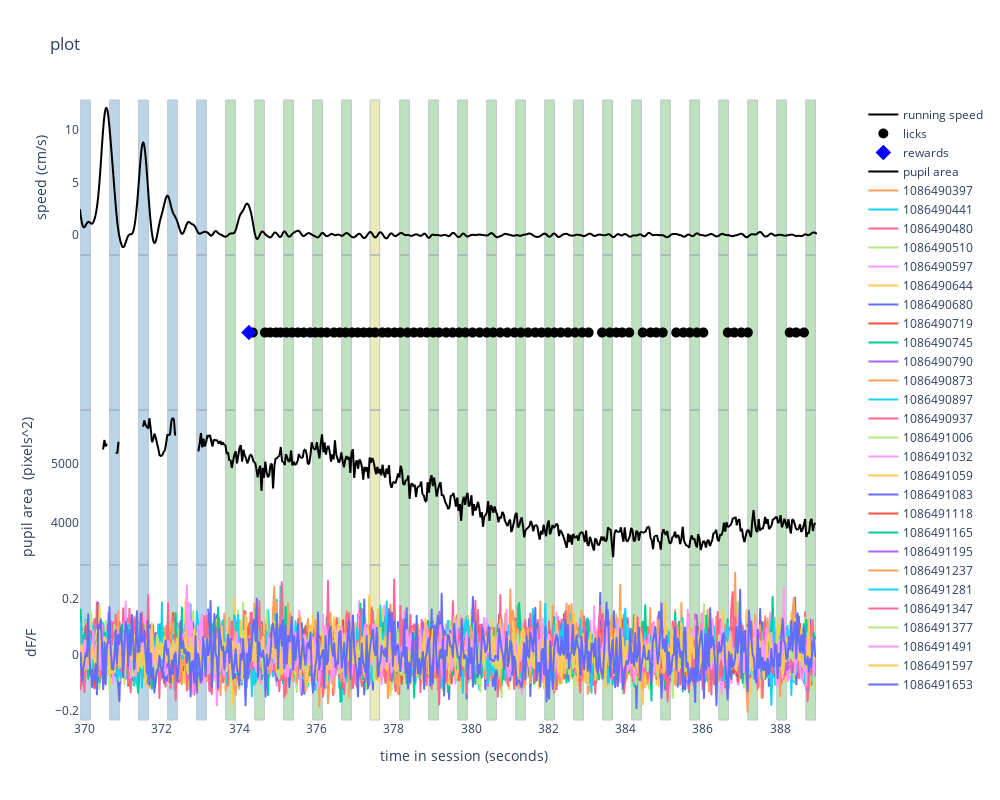

This figure's notebook cell:
### Code cell
trial = experiment_dataset.trials.iloc[4].copy()
trial.start_time = experiment_dataset.trials.iloc[9].start_time
trial.stop_time = experiment_dataset.trials.iloc[15].stop_time

# fig, axes = make_trial_plot(trial)
make_trial_plot_plotly(trial)

# print(experiment_dataset.trials)
# experiment_dataset.trials.iloc[0].start_time
# experiment_dataset.trials.iloc[-1].stop_time

### Figure 1 — Plotly figure (JSON) as saved in the notebook; plotly's stock layout.template omitted (floating-point values rounded to 4 significant figures; data arrays with more than 128 entries replaced by an {"elided": "..."} marker saying what was removed)
{"data": [{"line": {"color": "black"}, "name": "running speed", "type": "scattergl", "x": {"elided": "1143 float values"}, "xaxis": "x", "y": {"elided": "1143 float values"}, "yaxis": "y"}, {"marker": {"color": "black", "size": 10}, "mode": "markers", "name": "licks", "type": "scattergl", "x": [374.2, 374.3, 374.7, 374.8, 374.9, 375.1, 375.2, 375.4, 375.5, 375.7, 375.8, 376.0, 376.1, 376.3, 376.5, 376.6, 376.8, 376.9, 377.1, 377.2, 377.4, 377.5, 377.7, 377.9, 378.0, 378.2, 378.4, 378.5, 378.7, 378.9, 379.0, 379.2, 379.4, 379.5, 379.7, 379.9, 380.0, 380.2, 380.4, 380.6, 380.8, 380.9, 381.1, 381.3, 381.5, 381.7, 381.8, 382.0, 382.2, 382.3, 382.5, 382.7, 382.9, 383.0, 383.4, 383.6, 383.8, 383.9, 384.1, 384.4, 384.6, 384.8, 385.0, 385.3, 385.5, 385.7, 385.8, 386.0, 386.6, 386.8, 387.0, 387.2, 388.2, 388.4, 388.6], "xaxis": "x2", "y": [0, 0, 0, 0, 0, 0, 0, 0, 0, 0, 0, 0, 0, 0, 0, 0, 0, 0, 0, 0, 0, 0, 0, 0, 0, 0, 0, 0, 0, 0, 0, 0, 0, 0, 0, 0, 0, 0, 0, 0, 0, 0, 0, 0, 0, 0, 0, 0, 0, 0, 0, 0, 0, 0, 0, 0, 0, 0, 0, 0, 0, 0, 0, 0, 0, 0, 0, 0, 0, 0, 0, 0, 0, 0, 0], "yaxis": "y2"}, {"marker": {"color": "blue", "size": 12, "symbol": "diamond"}, "mode": "markers", "name": "rewards", "type": "scattergl", "x": [374.2], "xaxis": "x2", "y": [0], "yaxis": "y2"}, {"line": {"color": "black"}, "name": "pupil area", "type": "scattergl", "x": {"elided": "571 float values"}, "xaxis": "x3", "y": {"elided": "571 float values"}, "yaxis": "y3"}, {"line": {"shape": "linear"}, "name": "1086490397", "type": "scattergl", "x": {"elided": "589 float values"}, "xaxis": "x4", "y": {"elided": "589 float values"}, "yaxis": "y4"}, {"line": {"shape": "linear"}, "name": "1086490441", "type": "scattergl", "x": {"elided": "589 float values"}, "xaxis": "x4", "y": {"elided": "589 float values"}, "yaxis": "y4"}, {"line": {"shape": "linear"}, "name": "1086490480", "type": "scattergl", "x": {"elided": "589 float values"}, "xaxis": "x4", "y": {"elided": "589 float values"}, "yaxis": "y4"}, {"line": {"shape": "linear"}, "name": "1086490510", "type": "scattergl", "x": {"elided": "589 float values"}, "xaxis": "x4", "y": {"elided": "589 float values"}, "yaxis": "y4"}, {"line": {"shape": "linear"}, "name": "1086490597", "type": "scattergl", "x": {"elided": "589 float values"}, "xaxis": "x4", "y": {"elided": "589 float values"}, "yaxis": "y4"}, {"line": {"shape": "linear"}, "name": "1086490644", "type": "scattergl", "x": {"elided": "589 float values"}, "xaxis": "x4", "y": {"elided": "589 float values"}, "yaxis": "y4"}, {"line": {"shape": "linear"}, "name": "1086490680", "type": "scattergl", "x": {"elided": "589 float values"}, "xaxis": "x4", "y": {"elided": "589 float values"}, "yaxis": "y4"}, {"line": {"shape": "linear"}, "name": "1086490719", "type": "scattergl", "x": {"elided": "589 float values"}, "xaxis": "x4", "y": {"elided": "589 float values"}, "yaxis": "y4"}, {"line": {"shape": "linear"}, "name": "1086490745", "type": "scattergl", "x": {"elided": "589 float values"}, "xaxis": "x4", "y": {"elided": "589 float values"}, "yaxis": "y4"}, {"line": {"shape": "linear"}, "name": "1086490790", "type": "scattergl", "x": {"elided": "589 float values"}, "xaxis": "x4", "y": {"elided": "589 float values"}, "yaxis": "y4"}, {"line": {"shape": "linear"}, "name": "1086490873", "type": "scattergl", "x": {"elided": "589 float values"}, "xaxis": "x4", "y": {"elided": "589 float values"}, "yaxis": "y4"}, {"line": {"shape": "linear"}, "name": "1086490897", "type": "scattergl", "x": {"elided": "589 float values"}, "xaxis": "x4", "y": {"elided": "589 float values"}, "yaxis": "y4"}, {"line": {"shape": "linear"}, "name": "1086490937", "type": "scattergl", "x": {"elided": "589 float values"}, "xaxis": "x4", "y": {"elided": "589 float values"}, "yaxis": "y4"}, {"line": {"shape": "linear"}, "name": "1086491006", "type": "scattergl", "x": {"elided": "589 float values"}, "xaxis": "x4", "y": {"elided": "589 float values"}, "yaxis": "y4"}, {"line": {"shape": "linear"}, "name": "1086491032", "type": "scattergl", "x": {"elided": "589 float values"}, "xaxis": "x4", "y": {"elided": "589 float values"}, "yaxis": "y4"}, {"line": {"shape": "linear"}, "name": "1086491059", "type": "scattergl", "x": {"elided": "589 float values"}, "xaxis": "x4", "y": {"elided": "589 float values"}, "yaxis": "y4"}, {"line": {"shape": "linear"}, "name": "1086491083", "type": "scattergl", "x": {"elided": "589 float values"}, "xaxis": "x4", "y": {"elided": "589 float values"}, "yaxis": "y4"}, {"line": {"shape": "linear"}, "name": "1086491118", "type": "scattergl", "x": {"elided": "589 float values"}, "xaxis": "x4", "y": {"elided": "589 float values"}, "yaxis": "y4"}, {"line": {"shape": "linear"}, "name": "1086491165", "type": "scattergl", "x": {"elided": "589 float values"}, "xaxis": "x4", "y": {"elided": "589 float values"}, "yaxis": "y4"}, {"line": {"shape": "linear"}, "name": "1086491195", "type": "scattergl", "x": {"elided": "589 float values"}, "xaxis": "x4", "y": {"elided": "589 float values"}, "yaxis": "y4"}, {"line": {"shape": "linear"}, "name": "1086491237", "type": "scattergl", "x": {"elided": "589 float values"}, "xaxis": "x4", "y": {"elided": "589 float values"}, "yaxis": "y4"}, {"line": {"shape": "linear"}, "name": "1086491281", "type": "scattergl", "x": {"elided": "589 float values"}, "xaxis": "x4", "y": {"elided": "589 float values"}, "yaxis": "y4"}, {"line": {"shape": "linear"}, "name": "1086491347", "type": "scattergl", "x": {"elided": "589 float values"}, "xaxis": "x4", "y": {"elided": "589 float values"}, "yaxis": "y4"}, {"line": {"shape": "linear"}, "name": "1086491377", "type": "scattergl", "x": {"elided": "589 float values"}, "xaxis": "x4", "y": {"elided": "589 float values"}, "yaxis": "y4"}, {"line": {"shape": "linear"}, "name": "1086491491", "type": "scattergl", "x": {"elided": "589 float values"}, "xaxis": "x4", "y": {"elided": "589 float values"}, "yaxis": "y4"}, {"line": {"shape": "linear"}, "name": "1086491597", "type": "scattergl", "x": {"elided": "589 float values"}, "xaxis": "x4", "y": {"elided": "589 float values"}, "yaxis": "y4"}, {"line": {"shape": "linear"}, "name": "1086491653", "type": "scattergl", "x": {"elided": "589 float values"}, "xaxis": "x4", "y": {"elided": "589 float values"}, "yaxis": "y4"}], "layout": {"height": 800, "plot_bgcolor": "white", "shapes": [{"fillcolor": "#1f77b4", "layer": "below", "line": {"width": 1}, "opacity": 0.3, "type": "rect", "x0": 369.9, "x1": 370.1, "xref": "x", "y0": 0, "y1": 1, "yref": "y domain"}, {"fillcolor": "#1f77b4", "layer": "below", "line": {"width": 1}, "opacity": 0.3, "type": "rect", "x0": 369.9, "x1": 370.1, "xref": "x2", "y0": 0, "y1": 1, "yref": "y2 domain"}, {"fillcolor": "#1f77b4", "layer": "below", "line": {"width": 1}, "opacity": 0.3, "type": "rect", "x0": 369.9, "x1": 370.1, "xref": "x3", "y0": 0, "y1": 1, "yref": "y3 domain"}, {"fillcolor": "#1f77b4", "layer": "below", "line": {"width": 1}, "opacity": 0.3, "type": "rect", "x0": 369.9, "x1": 370.1, "xref": "x4", "y0": 0, "y1": 1, "yref": "y4 domain"}, {"fillcolor": "#1f77b4", "layer": "below", "line": {"width": 1}, "opacity": 0.3, "type": "rect", "x0": 370.6, "x1": 370.9, "xref": "x", "y0": 0, "y1": 1, "yref": "y domain"}, {"fillcolor": "#1f77b4", "layer": "below", "line": {"width": 1}, "opacity": 0.3, "type": "rect", "x0": 370.6, "x1": 370.9, "xref": "x2", "y0": 0, "y1": 1, "yref": "y2 domain"}, {"fillcolor": "#1f77b4", "layer": "below", "line": {"width": 1}, "opacity": 0.3, "type": "rect", "x0": 370.6, "x1": 370.9, "xref": "x3", "y0": 0, "y1": 1, "yref": "y3 domain"}, {"fillcolor": "#1f77b4", "layer": "below", "line": {"width": 1}, "opacity": 0.3, "type": "rect", "x0": 370.6, "x1": 370.9, "xref": "x4", "y0": 0, "y1": 1, "yref": "y4 domain"}, {"fillcolor": "#1f77b4", "layer": "below", "line": {"width": 1}, "opacity": 0.3, "type": "rect", "x0": 371.4, "x1": 371.6, "xref": "x", "y0": 0, "y1": 1, "yref": "y domain"}, {"fillcolor": "#1f77b4", "layer": "below", "line": {"width": 1}, "opacity": 0.3, "type": "rect", "x0": 371.4, "x1": 371.6, "xref": "x2", "y0": 0, "y1": 1, "yref": "y2 domain"}, {"fillcolor": "#1f77b4", "layer": "below", "line": {"width": 1}, "opacity": 0.3, "type": "rect", "x0": 371.4, "x1": 371.6, "xref": "x3", "y0": 0, "y1": 1, "yref": "y3 domain"}, {"fillcolor": "#1f77b4", "layer": "below", "line": {"width": 1}, "opacity": 0.3, "type": "rect", "x0": 371.4, "x1": 371.6, "xref": "x4", "y0": 0, "y1": 1, "yref": "y4 domain"}, {"fillcolor": "#1f77b4", "layer": "below", "line": {"width": 1}, "opacity": 0.3, "type": "rect", "x0": 372.1, "x1": 372.4, "xref": "x", "y0": 0, "y1": 1, "yref": "y domain"}, {"fillcolor": "#1f77b4", "layer": "below", "line": {"width": 1}, "opacity": 0.3, "type": "rect", "x0": 372.1, "x1": 372.4, "xref": "x2", "y0": 0, "y1": 1, "yref": "y2 domain"}, {"fillcolor": "#1f77b4", "layer": "below", "line": {"width": 1}, "opacity": 0.3, "type": "rect", "x0": 372.1, "x1": 372.4, "xref": "x3", "y0": 0, "y1": 1, "yref": "y3 domain"}, {"fillcolor": "#1f77b4", "layer": "below", "line": {"width": 1}, "opacity": 0.3, "type": "rect", "x0": 372.1, "x1": 372.4, "xref": "x4", "y0": 0, "y1": 1, "yref": "y4 domain"}, {"fillcolor": "#1f77b4", "layer": "below", "line": {"width": 1}, "opacity": 0.3, "type": "rect", "x0": 372.9, "x1": 373.1, "xref": "x", "y0": 0, "y1": 1, "yref": "y domain"}, {"fillcolor": "#1f77b4", "layer": "below", "line": {"width": 1}, "opacity": 0.3, "type": "rect", "x0": 372.9, "x1": 373.1, "xref": "x2", "y0": 0, "y1": 1, "yref": "y2 domain"}, {"fillcolor": "#1f77b4", "layer": "below", "line": {"width": 1}, "opacity": 0.3, "type": "rect", "x0": 372.9, "x1": 373.1, "xref": "x3", "y0": 0, "y1": 1, "yref": "y3 domain"}, {"fillcolor": "#1f77b4", "layer": "below", "line": {"width": 1}, "opacity": 0.3, "type": "rect", "x0": 372.9, "x1": 373.1, "xref": "x4", "y0": 0, "y1": 1, "yref": "y4 domain"}, {"fillcolor": "#2ca02c", "layer": "below", "line": {"width": 1}, "opacity": 0.3, "type": "rect", "x0": 373.6, "x1": 373.9, "xref": "x", "y0": 0, "y1": 1, "yref": "y domain"}, {"fillcolor": "#2ca02c", "layer": "below", "line": {"width": 1}, "opacity": 0.3, "type": "rect", "x0": 373.6, "x1": 373.9, "xref": "x2", "y0": 0, "y1": 1, "yref": "y2 domain"}, {"fillcolor": "#2ca02c", "layer": "below", "line": {"width": 1}, "opacity": 0.3, "type": "rect", "x0": 373.6, "x1": 373.9, "xref": "x3", "y0": 0, "y1": 1, "yref": "y3 domain"}, {"fillcolor": "#2ca02c", "layer": "below", "line": {"width": 1}, "opacity": 0.3, "type": "rect", "x0": 373.6, "x1": 373.9, "xref": "x4", "y0": 0, "y1": 1, "yref": "y4 domain"}, {"fillcolor": "#2ca02c", "layer": "below", "line": {"width": 1}, "opacity": 0.3, "type": "rect", "x0": 374.4, "x1": 374.6, "xref": "x", "y0": 0, "y1": 1, "yref": "y domain"}, {"fillcolor": "#2ca02c", "layer": "below", "line": {"width": 1}, "opacity": 0.3, "type": "rect", "x0": 374.4, "x1": 374.6, "xref": "x2", "y0": 0, "y1": 1, "yref": "y2 domain"}, {"fillcolor": "#2ca02c", "layer": "below", "line": {"width": 1}, "opacity": 0.3, "type": "rect", "x0": 374.4, "x1": 374.6, "xref": "x3", "y0": 0, "y1": 1, "yref": "y3 domain"}, {"fillcolor": "#2ca02c", "layer": "below", "line": {"width": 1}, "opacity": 0.3, "type": "rect", "x0": 374.4, "x1": 374.6, "xref": "x4", "y0": 0, "y1": 1, "yref": "y4 domain"}, {"fillcolor": "#2ca02c", "layer": "below", "line": {"width": 1}, "opacity": 0.3, "type": "rect", "x0": 375.2, "x1": 375.4, "xref": "x", "y0": 0, "y1": 1, "yref": "y domain"}, {"fillcolor": "#2ca02c", "layer": "below", "line": {"width": 1}, "opacity": 0.3, "type": "rect", "x0": 375.2, "x1": 375.4, "xref": "x2", "y0": 0, "y1": 1, "yref": "y2 domain"}, {"fillcolor": "#2ca02c", "layer": "below", "line": {"width": 1}, "opacity": 0.3, "type": "rect", "x0": 375.2, "x1": 375.4, "xref": "x3", "y0": 0, "y1": 1, "yref": "y3 domain"}, {"fillcolor": "#2ca02c", "layer": "below", "line": {"width": 1}, "opacity": 0.3, "type": "rect", "x0": 375.2, "x1": 375.4, "xref": "x4", "y0": 0, "y1": 1, "yref": "y4 domain"}, {"fillcolor": "#2ca02c", "layer": "below", "line": {"width": 1}, "opacity": 0.3, "type": "rect", "x0": 375.9, "x1": 376.2, "xref": "x", "y0": 0, "y1": 1, "yref": "y domain"}, {"fillcolor": "#2ca02c", "layer": "below", "line": {"width": 1}, "opacity": 0.3, "type": "rect", "x0": 375.9, "x1": 376.2, "xref": "x2", "y0": 0, "y1": 1, "yref": "y2 domain"}, {"fillcolor": "#2ca02c", "layer": "below", "line": {"width": 1}, "opacity": 0.3, "type": "rect", "x0": 375.9, "x1": 376.2, "xref": "x3", "y0": 0, "y1": 1, "yref": "y3 domain"}, {"fillcolor": "#2ca02c", "layer": "below", "line": {"width": 1}, "opacity": 0.3, "type": "rect", "x0": 375.9, "x1": 376.2, "xref": "x4", "y0": 0, "y1": 1, "yref": "y4 domain"}, {"fillcolor": "#2ca02c", "layer": "below", "line": {"width": 1}, "opacity": 0.3, "type": "rect", "x0": 376.7, "x1": 376.9, "xref": "x", "y0": 0, "y1": 1, "yref": "y domain"}, {"fillcolor": "#2ca02c", "layer": "below", "line": {"width": 1}, "opacity": 0.3, "type": "rect", "x0": 376.7, "x1": 376.9, "xref": "x2", "y0": 0, "y1": 1, "yref": "y2 domain"}, {"fillcolor": "#2ca02c", "layer": "below", "line": {"width": 1}, "opacity": 0.3, "type": "rect", "x0": 376.7, "x1": 376.9, "xref": "x3", "y0": 0, "y1": 1, "yref": "y3 domain"}, {"fillcolor": "#2ca02c", "layer": "below", "line": {"width": 1}, "opacity": 0.3, "type": "rect", "x0": 376.7, "x1": 376.9, "xref": "x4", "y0": 0, "y1": 1, "yref": "y4 domain"}, {"fillcolor": "#bcbd22", "layer": "below", "line": {"width": 1}, "opacity": 0.3, "type": "rect", "x0": 377.4, "x1": 377.6, "xref": "x", "y0": 0, "y1": 1, "yref": "y domain"}, {"fillcolor": "#bcbd22", "layer": "below", "line": {"width": 1}, "opacity": 0.3, "type": "rect", "x0": 377.4, "x1": 377.6, "xref": "x2", "y0": 0, "y1": 1, "yref": "y2 domain"}, {"fillcolor": "#bcbd22", "layer": "below", "line": {"width": 1}, "opacity": 0.3, "type": "rect", "x0": 377.4, "x1": 377.6, "xref": "x3", "y0": 0, "y1": 1, "yref": "y3 domain"}, {"fillcolor": "#bcbd22", "layer": "below", "line": {"width": 1}, "opacity": 0.3, "type": "rect", "x0": 377.4, "x1": 377.6, "xref": "x4", "y0": 0, "y1": 1, "yref": "y4 domain"}, {"fillcolor": "#2ca02c", "layer": "below", "line": {"width": 1}, "opacity": 0.3, "type": "rect", "x0": 378.2, "x1": 378.4, "xref": "x", "y0": 0, "y1": 1, "yref": "y domain"}, {"fillcolor": "#2ca02c", "layer": "below", "line": {"width": 1}, "opacity": 0.3, "type": "rect", "x0": 378.2, "x1": 378.4, "xref": "x2", "y0": 0, "y1": 1, "yref": "y2 domain"}, {"fillcolor": "#2ca02c", "layer": "below", "line": {"width": 1}, "opacity": 0.3, "type": "rect", "x0": 378.2, "x1": 378.4, "xref": "x3", "y0": 0, "y1": 1, "yref": "y3 domain"}, {"fillcolor": "#2ca02c", "layer": "below", "line": {"width": 1}, "opacity": 0.3, "type": "rect", "x0": 378.2, "x1": 378.4, "xref": "x4", "y0": 0, "y1": 1, "yref": "y4 domain"}, {"fillcolor": "#2ca02c", "layer": "below", "line": {"width": 1}, "opacity": 0.3, "type": "rect", "x0": 378.9, "x1": 379.2, "xref": "x", "y0": 0, "y1": 1, "yref": "y domain"}, {"fillcolor": "#2ca02c", "layer": "below", "line": {"width": 1}, "opacity": 0.3, "type": "rect", "x0": 378.9, "x1": 379.2, "xref": "x2", "y0": 0, "y1": 1, "yref": "y2 domain"}, {"fillcolor": "#2ca02c", "layer": "below", "line": {"width": 1}, "opacity": 0.3, "type": "rect", "x0": 378.9, "x1": 379.2, "xref": "x3", "y0": 0, "y1": 1, "yref": "y3 domain"}, {"fillcolor": "#2ca02c", "layer": "below", "line": {"width": 1}, "opacity": 0.3, "type": "rect", "x0": 378.9, "x1": 379.2, "xref": "x4", "y0": 0, "y1": 1, "yref": "y4 domain"}, {"fillcolor": "#2ca02c", "layer": "below", "line": {"width": 1}, "opacity": 0.3, "type": "rect", "x0": 379.7, "x1": 379.9, "xref": "x", "y0": 0, "y1": 1, "yref": "y domain"}, {"fillcolor": "#2ca02c", "layer": "below", "line": {"width": 1}, "opacity": 0.3, "type": "rect", "x0": 379.7, "x1": 379.9, "xref": "x2", "y0": 0, "y1": 1, "yref": "y2 domain"}, {"fillcolor": "#2ca02c", "layer": "below", "line": {"width": 1}, "opacity": 0.3, "type": "rect", "x0": 379.7, "x1": 379.9, "xref": "x3", "y0": 0, "y1": 1, "yref": "y3 domain"}, {"fillcolor": "#2ca02c", "layer": "below", "line": {"width": 1}, "opacity": 0.3, "type": "rect", "x0": 379.7, "x1": 379.9, "xref": "x4", "y0": 0, "y1": 1, "yref": "y4 domain"}, {"fillcolor": "#2ca02c", "layer": "below", "line": {"width": 1}, "opacity": 0.3, "type": "rect", "x0": 380.4, "x1": 380.7, "xref": "x", "y0": 0, "y1": 1, "yref": "y domain"}, {"fillcolor": "#2ca02c", "layer": "below", "line": {"width": 1}, "opacity": 0.3, "type": "rect", "x0": 380.4, "x1": 380.7, "xref": "x2", "y0": 0, "y1": 1, "yref": "y2 domain"}, {"fillcolor": "#2ca02c", "layer": "below", "line": {"width": 1}, "opacity": 0.3, "type": "rect", "x0": 380.4, "x1": 380.7, "xref": "x3", "y0": 0, "y1": 1, "yref": "y3 domain"}, {"fillcolor": "#2ca02c", "layer": "below", "line": {"width": 1}, "opacity": 0.3, "type": "rect", "x0": 380.4, "x1": 380.7, "xref": "x4", "y0": 0, "y1": 1, "yref": "y4 domain"}, {"fillcolor": "#2ca02c", "layer": "below", "line": {"width": 1}, "opacity": 0.3, "type": "rect", "x0": 381.2, "x1": 381.4, "xref": "x", "y0": 0, "y1": 1, "yref": "y domain"}, {"fillcolor": "#2ca02c", "layer": "below", "line": {"width": 1}, "opacity": 0.3, "type": "rect", "x0": 381.2, "x1": 381.4, "xref": "x2", "y0": 0, "y1": 1, "yref": "y2 domain"}, {"fillcolor": "#2ca02c", "layer": "below", "line": {"width": 1}, "opacity": 0.3, "type": "rect", "x0": 381.2, "x1": 381.4, "xref": "x3", "y0": 0, "y1": 1, "yref": "y3 domain"}, {"fillcolor": "#2ca02c", "layer": "below", "line": {"width": 1}, "opacity": 0.3, "type": "rect", "x0": 381.2, "x1": 381.4, "xref": "x4", "y0": 0, "y1": 1, "yref": "y4 domain"}, {"fillcolor": "#2ca02c", "layer": "below", "line": {"width": 1}, "opacity": 0.3, "type": "rect", "x0": 381.9, "x1": 382.2, "xref": "x", "y0": 0, "y1": 1, "yref": "y domain"}, {"fillcolor": "#2ca02c", "layer": "below", "line": {"width": 1}, "opacity": 0.3, "type": "rect", "x0": 381.9, "x1": 382.2, "xref": "x2", "y0": 0, "y1": 1, "yref": "y2 domain"}, {"fillcolor": "#2ca02c", "layer": "below", "line": {"width": 1}, "opacity": 0.3, "type": "rect", "x0": 381.9, "x1": 382.2, "xref": "x3", "y0": 0, "y1": 1, "yref": "y3 domain"}, {"fillcolor": "#2ca02c", "layer": "below", "line": {"width": 1}, "opacity": 0.3, "type": "rect", "x0": 381.9, "x1": 382.2, "xref": "x4", "y0": 0, "y1": 1, "yref": "y4 domain"}, {"fillcolor": "#2ca02c", "layer": "below", "line": {"width": 1}, "opacity": 0.3, "type": "rect", "x0": 382.7, "x1": 382.9, "xref": "x", "y0": 0, "y1": 1, "yref": "y domain"}, {"fillcolor": "#2ca02c", "layer": "below", "line": {"width": 1}, "opacity": 0.3, "type": "rect", "x0": 382.7, "x1": 382.9, "xref": "x2", "y0": 0, "y1": 1, "yref": "y2 domain"}, {"fillcolor": "#2ca02c", "layer": "below", "line": {"width": 1}, "opacity": 0.3, "type": "rect", "x0": 382.7, "x1": 382.9, "xref": "x3", "y0": 0, "y1": 1, "yref": "y3 domain"}, {"fillcolor": "#2ca02c", "layer": "below", "line": {"width": 1}, "opacity": 0.3, "type": "rect", "x0": 382.7, "x1": 382.9, "xref": "x4", "y0": 0, "y1": 1, "yref": "y4 domain"}, {"fillcolor": "#2ca02c", "layer": "below", "line": {"width": 1}, "opacity": 0.3, "type": "rect", "x0": 383.4, "x1": 383.7, "xref": "x", "y0": 0, "y1": 1, "yref": "y domain"}, {"fillcolor": "#2ca02c", "layer": "below", "line": {"width": 1}, "opacity": 0.3, "type": "rect", "x0": 383.4, "x1": 383.7, "xref": "x2", "y0": 0, "y1": 1, "yref": "y2 domain"}, {"fillcolor": "#2ca02c", "layer": "below", "line": {"width": 1}, "opacity": 0.3, "type": "rect", "x0": 383.4, "x1": 383.7, "xref": "x3", "y0": 0, "y1": 1, "yref": "y3 domain"}, {"fillcolor": "#2ca02c", "layer": "below", "line": {"width": 1}, "opacity": 0.3, "type": "rect", "x0": 383.4, "x1": 383.7, "xref": "x4", "y0": 0, "y1": 1, "yref": "y4 domain"}, {"fillcolor": "#2ca02c", "layer": "below", "line": {"width": 1}, "opacity": 0.3, "type": "rect", "x0": 384.2, "x1": 384.4, "xref": "x", "y0": 0, "y1": 1, "yref": "y domain"}, {"fillcolor": "#2ca02c", "layer": "below", "line": {"width": 1}, "opacity": 0.3, "type": "rect", "x0": 384.2, "x1": 384.4, "xref": "x2", "y0": 0, "y1": 1, "yref": "y2 domain"}, {"fillcolor": "#2ca02c", "layer": "below", "line": {"width": 1}, "opacity": 0.3, "type": "rect", "x0": 384.2, "x1": 384.4, "xref": "x3", "y0": 0, "y1": 1, "yref": "y3 domain"}, {"fillcolor": "#2ca02c", "layer": "below", "line": {"width": 1}, "opacity": 0.3, "type": "rect", "x0": 384.2, "x1": 384.4, "xref": "x4", "y0": 0, "y1": 1, "yref": "y4 domain"}, {"fillcolor": "#2ca02c", "layer": "below", "line": {"width": 1}, "opacity": 0.3, "type": "rect", "x0": 384.9, "x1": 385.2, "xref": "x", "y0": 0, "y1": 1, "yref": "y domain"}, {"fillcolor": "#2ca02c", "layer": "below", "line": {"width": 1}, "opacity": 0.3, "type": "rect", "x0": 384.9, "x1": 385.2, "xref": "x2", "y0": 0, "y1": 1, "yref": "y2 domain"}, {"fillcolor": "#2ca02c", "layer": "below", "line": {"width": 1}, "opacity": 0.3, "type": "rect", "x0": 384.9, "x1": 385.2, "xref": "x3", "y0": 0, "y1": 1, "yref": "y3 domain"}, {"fillcolor": "#2ca02c", "layer": "below", "line": {"width": 1}, "opacity": 0.3, "type": "rect", "x0": 384.9, "x1": 385.2, "xref": "x4", "y0": 0, "y1": 1, "yref": "y4 domain"}, {"fillcolor": "#2ca02c", "layer": "below", "line": {"width": 1}, "opacity": 0.3, "type": "rect", "x0": 385.7, "x1": 385.9, "xref": "x", "y0": 0, "y1": 1, "yref": "y domain"}, {"fillcolor": "#2ca02c", "layer": "below", "line": {"width": 1}, "opacity": 0.3, "type": "rect", "x0": 385.7, "x1": 385.9, "xref": "x2", "y0": 0, "y1": 1, "yref": "y2 domain"}, {"fillcolor": "#2ca02c", "layer": "below", "line": {"width": 1}, "opacity": 0.3, "type": "rect", "x0": 385.7, "x1": 385.9, "xref": "x3", "y0": 0, "y1": 1, "yref": "y3 domain"}, {"fillcolor": "#2ca02c", "layer": "below", "line": {"width": 1}, "opacity": 0.3, "type": "rect", "x0": 385.7, "x1": 385.9, "xref": "x4", "y0": 0, "y1": 1, "yref": "y4 domain"}, {"fillcolor": "#2ca02c", "layer": "below", "line": {"width": 1}, "opacity": 0.3, "type": "rect", "x0": 386.4, "x1": 386.7, "xref": "x", "y0": 0, "y1": 1, "yref": "y domain"}, {"fillcolor": "#2ca02c", "layer": "below", "line": {"width": 1}, "opacity": 0.3, "type": "rect", "x0": 386.4, "x1": 386.7, "xref": "x2", "y0": 0, "y1": 1, "yref": "y2 domain"}, {"fillcolor": "#2ca02c", "layer": "below", "line": {"width": 1}, "opacity": 0.3, "type": "rect", "x0": 386.4, "x1": 386.7, "xref": "x3", "y0": 0, "y1": 1, "yref": "y3 domain"}, {"fillcolor": "#2ca02c", "layer": "below", "line": {"width": 1}, "opacity": 0.3, "type": "rect", "x0": 386.4, "x1": 386.7, "xref": "x4", "y0": 0, "y1": 1, "yref": "y4 domain"}, {"fillcolor": "#2ca02c", "layer": "below", "line": {"width": 1}, "opacity": 0.3, "type": "rect", "x0": 387.2, "x1": 387.4, "xref": "x", "y0": 0, "y1": 1, "yref": "y domain"}, {"fillcolor": "#2ca02c", "layer": "below", "line": {"width": 1}, "opacity": 0.3, "type": "rect", "x0": 387.2, "x1": 387.4, "xref": "x2", "y0": 0, "y1": 1, "yref": "y2 domain"}, {"fillcolor": "#2ca02c", "layer": "below", "line": {"width": 1}, "opacity": 0.3, "type": "rect", "x0": 387.2, "x1": 387.4, "xref": "x3", "y0": 0, "y1": 1, "yref": "y3 domain"}, {"fillcolor": "#2ca02c", "layer": "below", "line": {"width": 1}, "opacity": 0.3, "type": "rect", "x0": 387.2, "x1": 387.4, "xref": "x4", "y0": 0, "y1": 1, "yref": "y4 domain"}, {"fillcolor": "#2ca02c", "layer": "below", "line": {"width": 1}, "opacity": 0.3, "type": "rect", "x0": 387.9, "x1": 388.2, "xref": "x", "y0": 0, "y1": 1, "yref": "y domain"}, {"fillcolor": "#2ca02c", "layer": "below", "line": {"width": 1}, "opacity": 0.3, "type": "rect", "x0": 387.9, "x1": 388.2, "xref": "x2", "y0": 0, "y1": 1, "yref": "y2 domain"}, {"fillcolor": "#2ca02c", "layer": "below", "line": {"width": 1}, "opacity": 0.3, "type": "rect", "x0": 387.9, "x1": 388.2, "xref": "x3", "y0": 0, "y1": 1, "yref": "y3 domain"}, {"fillcolor": "#2ca02c", "layer": "below", "line": {"width": 1}, "opacity": 0.3, "type": "rect", "x0": 387.9, "x1": 388.2, "xref": "x4", "y0": 0, "y1": 1, "yref": "y4 domain"}, {"fillcolor": "#2ca02c", "layer": "below", "line": {"width": 1}, "opacity": 0.3, "type": "rect", "x0": 388.7, "x1": 388.9, "xref": "x", "y0": 0, "y1": 1, "yref": "y domain"}, {"fillcolor": "#2ca02c", "layer": "below", "line": {"width": 1}, "opacity": 0.3, "type": "rect", "x0": 388.7, "x1": 388.9, "xref": "x2", "y0": 0, "y1": 1, "yref": "y2 domain"}, {"fillcolor": "#2ca02c", "layer": "below", "line": {"width": 1}, "opacity": 0.3, "type": "rect", "x0": 388.7, "x1": 388.9, "xref": "x3", "y0": 0, "y1": 1, "yref": "y3 domain"}, {"fillcolor": "#2ca02c", "layer": "below", "line": {"width": 1}, "opacity": 0.3, "type": "rect", "x0": 388.7, "x1": 388.9, "xref": "x4", "y0": 0, "y1": 1, "yref": "y4 domain"}], "showlegend": true, "title": {"text": "plot"}, "width": 1000, "xaxis": {"anchor": "y", "autorange": true, "domain": [0, 1], "matches": "x4", "range": [369.9, 389.8], "showgrid": false, "showticklabels": false, "type": "linear", "zeroline": false}, "xaxis2": {"anchor": "y2", "autorange": true, "domain": [0, 1], "matches": "x4", "range": [369.9, 389.8], "showgrid": false, "showticklabels": false, "type": "linear", "zeroline": false}, "xaxis3": {"anchor": "y3", "autorange": true, "domain": [0, 1], "matches": "x4", "range": [369.9, 389.8], "showgrid": false, "showticklabels": false, "type": "linear", "zeroline": false}, "xaxis4": {"anchor": "y4", "autorange": true, "domain": [0, 1], "range": [369.9, 389.8], "showgrid": false, "title": {"text": "time in session (seconds)"}, "type": "linear", "zeroline": false}, "yaxis": {"anchor": "x", "autorange": true, "domain": [0.75, 1], "range": [-1.896, 12.89], "showgrid": false, "title": {"text": "speed (cm/s)"}, "type": "linear", "zeroline": false}, "yaxis2": {"anchor": "x2", "autorange": true, "domain": [0.5, 0.75], "range": [-1, 1], "showgrid": false, "showticklabels": false, "type": "linear", "zeroline": false}, "yaxis3": {"anchor": "x3", "autorange": true, "domain": [0.25, 0.5], "range": [3280.0, 5906.0], "showgrid": false, "title": {"text": "pupil area\n (pixels^2)"}, "type": "linear", "zeroline": false}, "yaxis4": {"anchor": "x4", "autorange": true, "domain": [0, 0.25], "range": [-0.2343, 0.3212], "showgrid": false, "title": {"text": "dF/F"}, "type": "linear", "zeroline": false}}}
